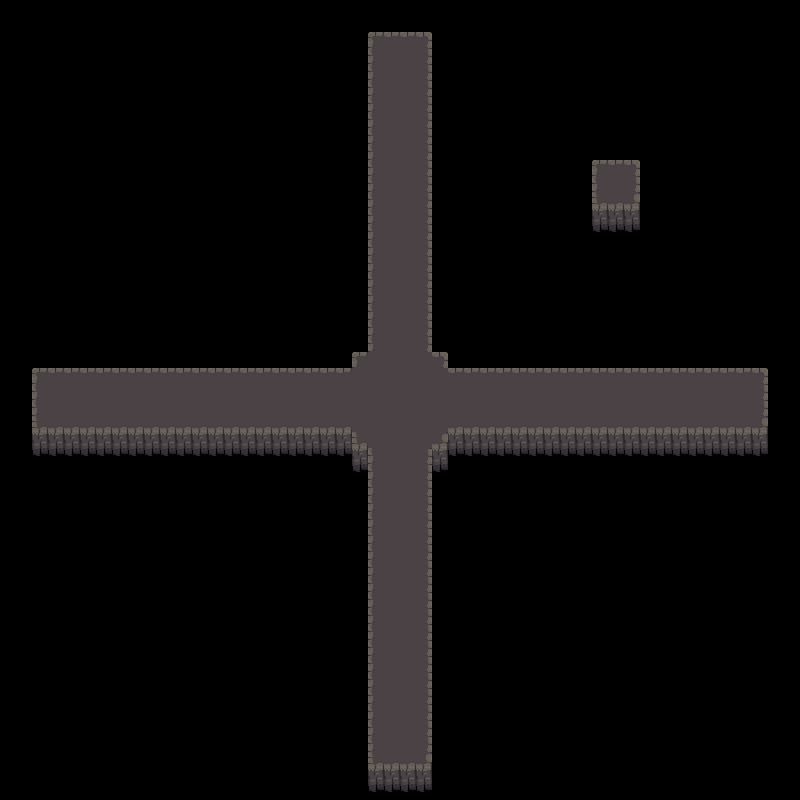

Rendered tile map (Tiled .tmx) drawn with the repository's tilesets; below, a short description and the map source with its tile grids summarised:
An orthogonal 50x50 tile map with 16x16 px tiles, 1 tile layer (Foreground 1), 8 hidden layers not drawn, 4 tilesets.

<map version="1.0" orientation="orthogonal" renderorder="right-down" width="50" height="50" tilewidth="16" tileheight="16" nextobjectid="1">
 <tileset firstgid="1" name="Coloured Magic Tiles" tilewidth="16" tileheight="16" tilecount="100" columns="10">
  <image source="../Coloured Magic Tiles.png" width="160" height="160" />
  <tile id="0">
   <properties>
    <property name="win" value="" />
   </properties>
  </tile>
  <tile id="1">
   <properties>
    <property name="start" value="" />
   </properties>
  </tile>
  <tile id="4">
   <properties>
    <property name="blob" value="" />
   </properties>
  </tile>
  <tile id="7">
   <properties>
    <property name="chest" value="" />
   </properties>
  </tile>
  <tile id="12">
   <properties>
    <property name="blocked" value="" />
   </properties>
  </tile>
 </tileset>
 <tileset firstgid="101" name="Dungeon_new_green_gutter" tilewidth="16" tileheight="16" spacing="2" margin="1" tilecount="288" columns="24">
  <image source="../Dungeon_new_green_gutter.png" width="432" height="216" />
  <tile id="83">
   <properties>
    <property name="void" value="" />
   </properties>
  </tile>
 </tileset>
 <tileset firstgid="389" name="Dungeon_new_brown_gutter" tilewidth="16" tileheight="16" spacing="2" margin="1" tilecount="288" columns="24">
  <image source="../Dungeon_new_brown_gutter.png" width="432" height="216" />
  <tile id="83">
   <properties>
    <property name="void" value="" />
   </properties>
  </tile>
 </tileset>
 <tileset firstgid="677" name="Dungeon_new_gutter" tilewidth="16" tileheight="16" spacing="2" margin="1" tilecount="288" columns="24">
  <image source="../Dungeon_new_gutter.png" width="432" height="216" />
  <tile id="83">
   <properties>
    <property name="void" value="" />
   </properties>
  </tile>
 </tileset>
 <layer name="Background 0" width="50" height="50" visible="0">
  <data>[2500 cells, 2500 non-empty, 1 distinct tile ids]</data>
 </layer>
 <layer name="Foreground 0" width="50" height="50" visible="0">
  <data>[2500 cells, 690 non-empty, 19 distinct tile ids]</data>
 </layer>
 <layer name="Collision 0" width="50" height="50" visible="0">
  <data>[2500 cells, 2500 non-empty, 6 distinct tile ids]</data>
 </layer>
 <layer name="Background 1" width="50" height="50" visible="0">
  <data>[2500 cells, 2500 non-empty, 1 distinct tile ids]</data>
 </layer>
 <layer name="Foreground 1" width="50" height="50">
  <data>[2500 cells, 463 non-empty, 11 distinct tile ids]</data>
 </layer>
 <layer name="Collision 1" width="50" height="50" visible="0">
  <data>[2500 cells, 2500 non-empty, 4 distinct tile ids]</data>
 </layer>
 <layer name="Background 2" width="50" height="50" visible="0">
  <data>[2500 cells, 2500 non-empty, 1 distinct tile ids]</data>
 </layer>
 <layer name="Foreground 2" width="50" height="50" visible="0">
  <data>[2500 cells, 595 non-empty, 15 distinct tile ids]</data>
 </layer>
 <layer name="Collision 2" width="50" height="50" visible="0">
  <data>[2500 cells, 2500 non-empty, 5 distinct tile ids]</data>
 </layer>
</map>
